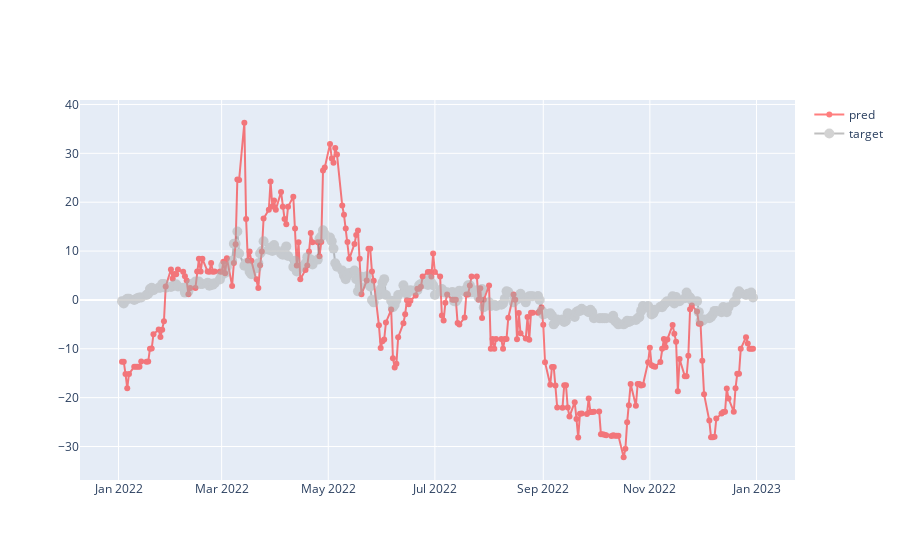

Notebook code cell kept with this figure:
### Code cell
def show_plot(df, pred='preds'):
    agg_data = df.copy()
    agg_data['pricing_date'] = pd.to_datetime(agg_data['pricing_date'])
    agg_data['forecast_date'] = agg_data['forecast_date'].astype(str)

    agg_data = agg_data.set_index('pricing_date')

    df = agg_data.copy()
    df = df.sort_index(ascending=True)

    fig = go.Figure()  # Define the figure first
    colors = df['forecast_date'].tolist()

    fig.add_trace(go.Scatter(x=df.index, y=df[pred], name='pred', mode='lines+markers', opacity=0.5,
                            line=dict(width=2, color='red')))

    x = df.index
    y = df['target']
    name = 'target'
    fig.add_trace(go.Scatter(x=x, y=y, name=name, mode='lines+markers', opacity=0.5, marker=dict(color='darkgray', size=10),
                             line=dict(width=2, color='gray')))

    fig.show()


# Assuming df is your DataFrame containing the data
# Initialize the MinMaxScaler
scaler = MinMaxScaler()

# Fit the scaler on the "target" column
scaler.fit(np.array(results['target']).reshape(-1, 1))

# Transform the "preds" column using the scaler
results['preds_rescaled'] = scaler.inverse_transform(np.array(results['preds'].values).reshape(-1, 1))

show_plot(results, 'preds_rescaled')

### Figure 1 — Plotly figure (JSON) as saved in the notebook; plotly's stock layout.template omitted (floating-point values rounded to 4 significant figures; data arrays with more than 128 entries replaced by an {"elided": "..."} marker saying what was removed)
{"data": [{"line": {"color": "red", "width": 2}, "mode": "lines+markers", "name": "pred", "opacity": 0.5, "type": "scatter", "x": {"elided": "260 str values"}, "y": {"elided": "260 float values"}}, {"line": {"color": "gray", "width": 2}, "marker": {"color": "darkgray", "size": 10}, "mode": "lines+markers", "name": "target", "opacity": 0.5, "type": "scatter", "x": {"elided": "260 str values"}, "y": {"elided": "260 float values"}}], "layout": {}}
